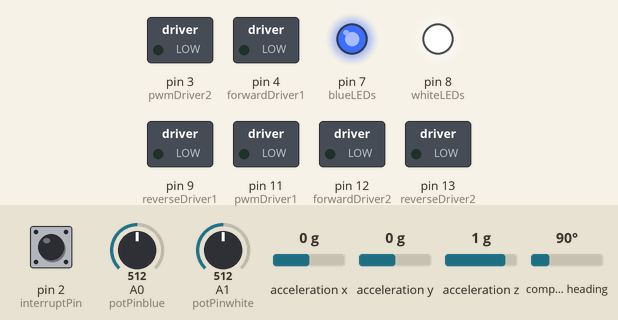
Simulated run of this sketch. Board: Arduino Uno, built with avr-gcc and run on an emulated ATmega328P. Shown: switched loads named in the sketch (green lamp = pin HIGH), output pins drawn as LEDs (lit = HIGH). Inputs (shaded band) come from the test bench; at power-on: pin 2 (interruptPin) HIGH, compass heading 90°, A0 (potPinblue) = 512, A1 (potPinwhite) = 512, acceleration x 0 g, acceleration y 0 g, acceleration z 1 g. What the sketch prints to the serial monitor is not drawn.

Above: at 1.7 s.
1.8 s: pin 2 (interruptPin) pulled LOW for 0.15 s
At 1.95 s:
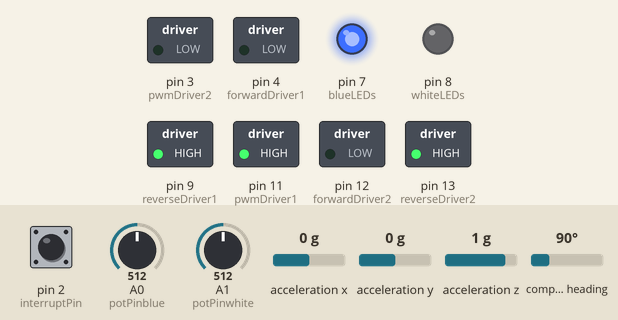
4.8 s: compass heading set to 7°
7.8 s: A0 (potPinblue) set to 992
10.8 s: pin 2 (interruptPin) pulled LOW for 1 s
At 11.5 s:
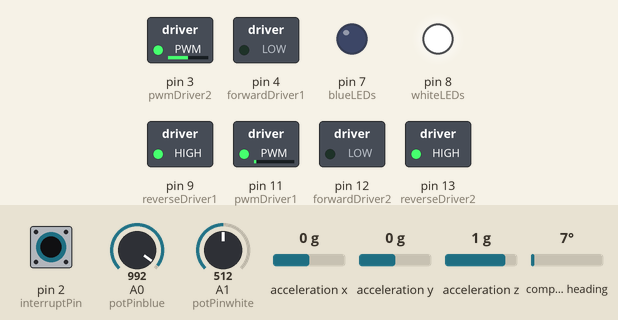
13.3 s: A1 (potPinwhite) set to 30
At 14.5 s:
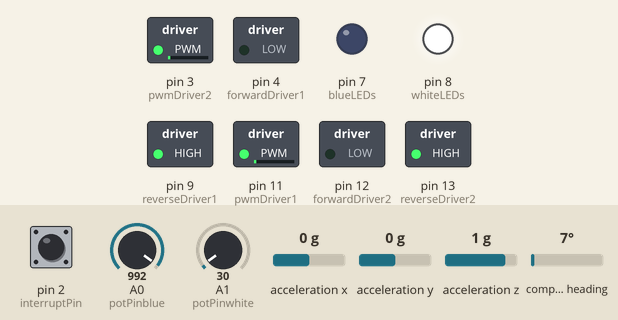
14.8 s: compass heading set to 90°
At 15.9 s:
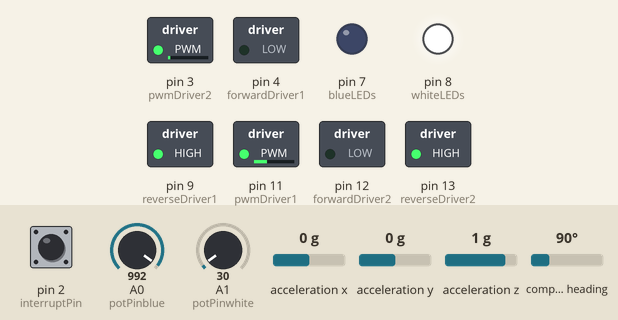
Timing chart, 0 to 17.3 s (numbered marks = the images above; inputs shaded):
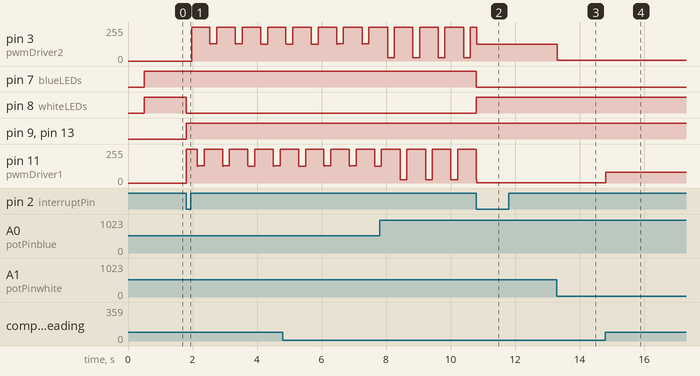

Measured:
- after the input at 1.8 s, pin 8 (whiteLEDs): HIGH → LOW at once; pin 9 (reverseDriver1), pin 13 (reverseDriver2): LOW → HIGH at once
- after the input at 10.8 s, pin 7 (blueLEDs): HIGH → LOW at once; pin 8 (whiteLEDs): LOW → HIGH at once
- after the input at 13.3 s, pin 3 (pwmDriver2): 127/255 → 7/255 at once
- after the input at 14.8 s, pin 11 (pwmDriver1): 2/255 → 81/255 at once
- by itself, pin 3 (pwmDriver2), pin 11 (pwmDriver1): alternates 255/255 for 0.58 s and 25/255 for 0.21 s

The sketch:

expoFinal.ino
```cpp
/*
MEMS Senior Design Expo Code

Fish Robot Inc
authors: PEK, Noah Karow, Parra Wang
Apr 14, 2025

Use switches to change between different modes:
0. off
1. oscillating. velocity and force/amplitude of oscillation changes wrt to potentiometer changes
2. position
*/

// ************************LIBRARIES*****************************************
// put libraries here
#include <Wire.h>
#include <Adafruit_Sensor.h>
#include <Adafruit_BNO055.h>
#include <utility/imumaths.h>

//*************************PINS**********************************************
const int interruptPin = 2; // digital pin 3

const int forwardDriver1 = 4; //turquoise. DIR pin to control the direction of the motor (clockwise/counter-clockwise)
const int reverseDriver1 = 9; // blue. driver 1
const int pwmDriver1 = 11; // orange. driver 1, this is the PWM pin for the motor for how much we move it to correct for its error

const int forwardDriver2 = 12; //driver 2, turquoise
const int reverseDriver2 = 13;// driver 2, blue
const int pwmDriver2 = 3; // driver 2, orange

const int potPinblue = A0; // amplitude and position
const int potPinwhite = A1; // frequency and stiffness

const int blueLEDs = 7; // mode 2 indicators
const int whiteLEDs = 8; // mode 1 indicators

//************************VARIABLES / OBJECTS *******************************
#define BNO055_ADDRESS 0x28    // I2C address of IMU
#define SERIAL_BAUD_RATE 115200
#define LOOP_RATE_HZ 100       // Control loop frequency
#define LOOP_PERIOD_MS (1000 / LOOP_RATE_HZ)
double CONSTANT_FORCE=255;
double CONSTANT_FORCE_FACTOR=CONSTANT_FORCE/10;

volatile int mode = 0; //indicates which mode the fish is operating

double setpoint, input;

double Kp = 1;
double Ki = 0;
double Kd = 0;

float last_error;
float error;
float changeError;
float totalError;
float pidTerm;
float pidTerm_scaled;// if the total gain we get is not in the PWM range we scale it down so that it's not bigger than |255|

double potValblue = 0;
double potValwhite = 0;

unsigned long lastTime = 0;

float sineValue;  // Current sine wave value

// Wave parameters
float frequency;  // Hz
float amplitude; // degrees

Adafruit_BNO055 bno = Adafruit_BNO055(55, BNO055_ADDRESS, &Wire);

// **************************** FUNCTIONS ********************************
void PIDcalculation(void);
void MD_one(int,int);
void MD_two(int,int);
void MD_control(float,float);
void MD_controlSine(float);

void setup()
{
    Serial.begin(SERIAL_BAUD_RATE);
  /* Initialise the sensor */
  if(!bno.begin())
  {
    /* There was a problem detecting the BNO055 ... check your connections */
    Serial.print("Ooops, no BNO055 detected ... Check your wiring or I2C ADDR!");
    while(1);
  }
  Serial.println("starting");

  delay(500);


  // inputs and outputs
  pinMode(potPinblue, INPUT); // blue potentiometer
  pinMode(potPinwhite, INPUT);  // white potentiometer

  pinMode(pwmDriver1, OUTPUT);
  pinMode(forwardDriver1, OUTPUT);
  pinMode(reverseDriver1, OUTPUT);
  pinMode(pwmDriver2, OUTPUT);
  pinMode(forwardDriver2, OUTPUT);
  pinMode(reverseDriver2, OUTPUT);

  pinMode(blueLEDs, OUTPUT);
  pinMode(whiteLEDs, OUTPUT);

  pinMode(interruptPin, INPUT);

  digitalWrite(blueLEDs, HIGH);
  digitalWrite(whiteLEDs, HIGH);

  // PWM
  TCCR2A = _BV(COM2A1) | _BV(COM2B1) | _BV(WGM21) | _BV(WGM20); // COM: enables non-inverted PWM, WGM: selects fast pwm
  TCCR2B = _BV(CS22); // prescaler: 64 -> freq ~ 1kHz.
  OCR2A = 0; // initially off. motor driver 2
  OCR2B = 0; // initially off. motor driver 1

  attachInterrupt(digitalPinToInterrupt(interruptPin),modeChange,FALLING); // Will trigger when the signal drops from HIGH to LOW
  //attachInterrupt(digitalPinToInterrupt(interruptPinT),onAndOff,FALLING); // Will trigger when the signal drops from HIGH to LOW

}

void loop()
{
  if (mode == 0)
  {
    OCR0A = 0; // initially off. motor driver 2
    OCR0B = 0; // initially off. motor driver 1
  }
  else if (mode == 1)
  {
    Serial.println("Mode 1");
    amplitude = map(analogRead(potPinblue), 0, 1023, 1, 10) ;// Scale to calibrated range

    frequency = map(analogRead(potPinwhite), 0, 1023, 1, 15) ;// Scale to calibrated range

    // Get value from table
    float t = millis();

    sineValue = amplitude* sin(frequency*t/1000);

    imu::Vector<3> euler = bno.getVector(Adafruit_BNO055::VECTOR_EULER);

    double angle = euler.x();
    if (angle > 300) // actuator has rotated counterclockwise
    {
      angle = angle - 360;
    }

    MD_controlSine(sineValue);


    Serial.print("Sine");
    Serial.print(sineValue);
    Serial.print("Ang:");
    Serial.print(angle,1);

  }
  else if (mode == 2)
  {
    unsigned long currentTime = millis();
    float dt = (currentTime - lastTime) / 1000.0; // Convert to seconds
    lastTime = currentTime;

    // Skip iteration if time delta too small
    if (dt < 0.001) return;
    setpoint = map(
      analogRead(potPinblue),
      0, 1023,
      -10, 10) ;// Scale to calibrated range

    CONSTANT_FORCE= map(
      analogRead(potPinwhite),
      0, 1023,
      0, 255) ;// Scale to calibrated range

    Serial.print("Stiffness");
    Serial.println(CONSTANT_FORCE);

    imu::Vector<3> euler = bno.getVector(Adafruit_BNO055::VECTOR_EULER);
    double angle = euler.x();

    if (angle > 300) // actuator has rotated counterclockwise
    {
      angle = angle - 360;
    }
    input = angle;

    PIDcalculation();

    Serial.print("Error: ");
    Serial.print(error);

    MD_control(pidTerm_scaled,setpoint);

    Serial.print("Set:");
    Serial.print(setpoint);
    Serial.print("° Ang:");
    Serial.print(angle,1);
    Serial.print("° Vel:");

    // Maintain constant loop rate
    delay(max(0, LOOP_PERIOD_MS - (millis() - currentTime)));
  }
  else
  {
    mode = 0; // again, this code should never run. but in case it does, coils will stop receiving power
  }

}

void modeChange() //ISR 1
{
  delay(50); // debounce switch

  Serial.println("interrupted");

  if (mode == 0)
  {
    mode = 1;

    digitalWrite(blueLEDs, HIGH); // blue turn off. active low
    digitalWrite(whiteLEDs, LOW); // orange turn on. active low
  }
  else if (mode == 1)
  {
    mode = 2;

    digitalWrite(blueLEDs, LOW); // blue turned on. active low
    digitalWrite(whiteLEDs, HIGH); // orange turn off. active low
  }
  else if (mode == 2)
  {
    mode = 1;

    digitalWrite(blueLEDs, HIGH); // blue turn off. active low
    digitalWrite(whiteLEDs, LOW); // orange turn on. active low
  }
  else // this should never have to run, but just in case, the actuator will turn off
  {
    mode = 0;
  }

}

void PIDcalculation()
{
  error = setpoint - input;

  changeError = error - last_error; // derivative term
  totalError += error; //accumalate errors to find integral term
  pidTerm = (Kp * error) + (Ki * totalError) + (Kd * changeError);//total gain
  pidTerm = constrain(pidTerm, -255, 255);//constraining to appropriate value
  pidTerm_scaled = abs(pidTerm);//make sure it's a positive value

  last_error = error;

}

void MD_one(int direction, int value) //coils 1 and 4
{

  if (direction == 1){ //go right
    digitalWrite(forwardDriver1, LOW); // coils 1 & 4
    digitalWrite(reverseDriver1, HIGH);  // coils 1 & 4
  }
  else{ //go left
    digitalWrite(forwardDriver1, HIGH); // coils 1 & 4
    digitalWrite(reverseDriver1, LOW);  // coils 1 & 4
  }
  OCR2B = value;
}

void MD_two(int direction, int value) //coils 2 and 3
{

  if (direction == 1){ //go right
    digitalWrite(forwardDriver2, HIGH); // coils 2 & 3
    digitalWrite(reverseDriver2, LOW);  // coils 2 & 3
  }
  else{ //go left
    digitalWrite(forwardDriver2, LOW); // coils 2 & 3
    digitalWrite(reverseDriver2, HIGH);  // coils 2 & 3
  }
  OCR2A = value;
}

void MD_control(float pidTerm,float direction)
{
 if (direction > 0) // coils 1 & 4: Forward. coils 2 & 3: Reverse
  {
    // Go right
    MD_one(1,CONSTANT_FORCE);
    MD_two(0,pidTerm);

  }
  else if (direction ==0){
    // Go to the center
    MD_one(1,CONSTANT_FORCE);
    MD_two(0,CONSTANT_FORCE);
  }
  else  // coils 1 & 4: Reverse. coils 2 & 3: Forward
  {
    // Go left
    MD_one(1,pidTerm);
    MD_two(0,CONSTANT_FORCE);
  }
}

void MD_controlSine(float pidTerm)
{
  if (pidTerm > 0) // coils 1 & 4: Forward. coils 2 & 3: Reverse
  {
    // Go right
    MD_one(1,CONSTANT_FORCE-(CONSTANT_FORCE_FACTOR*pidTerm));
    MD_two(0,CONSTANT_FORCE);

  }
  // else if (direction ==0){
  //   // Go to the center
  //   MD_one(1,CONSTANT_FORCE);
  //   MD_two(0,CONSTANT_FORCE);
  // }
  else  // coils 1 & 4: Reverse. coils 2 & 3: Forward
  {
    // Go left
    MD_one(1,CONSTANT_FORCE);
    MD_two(0,CONSTANT_FORCE+(CONSTANT_FORCE_FACTOR*pidTerm));
  }
}
```
